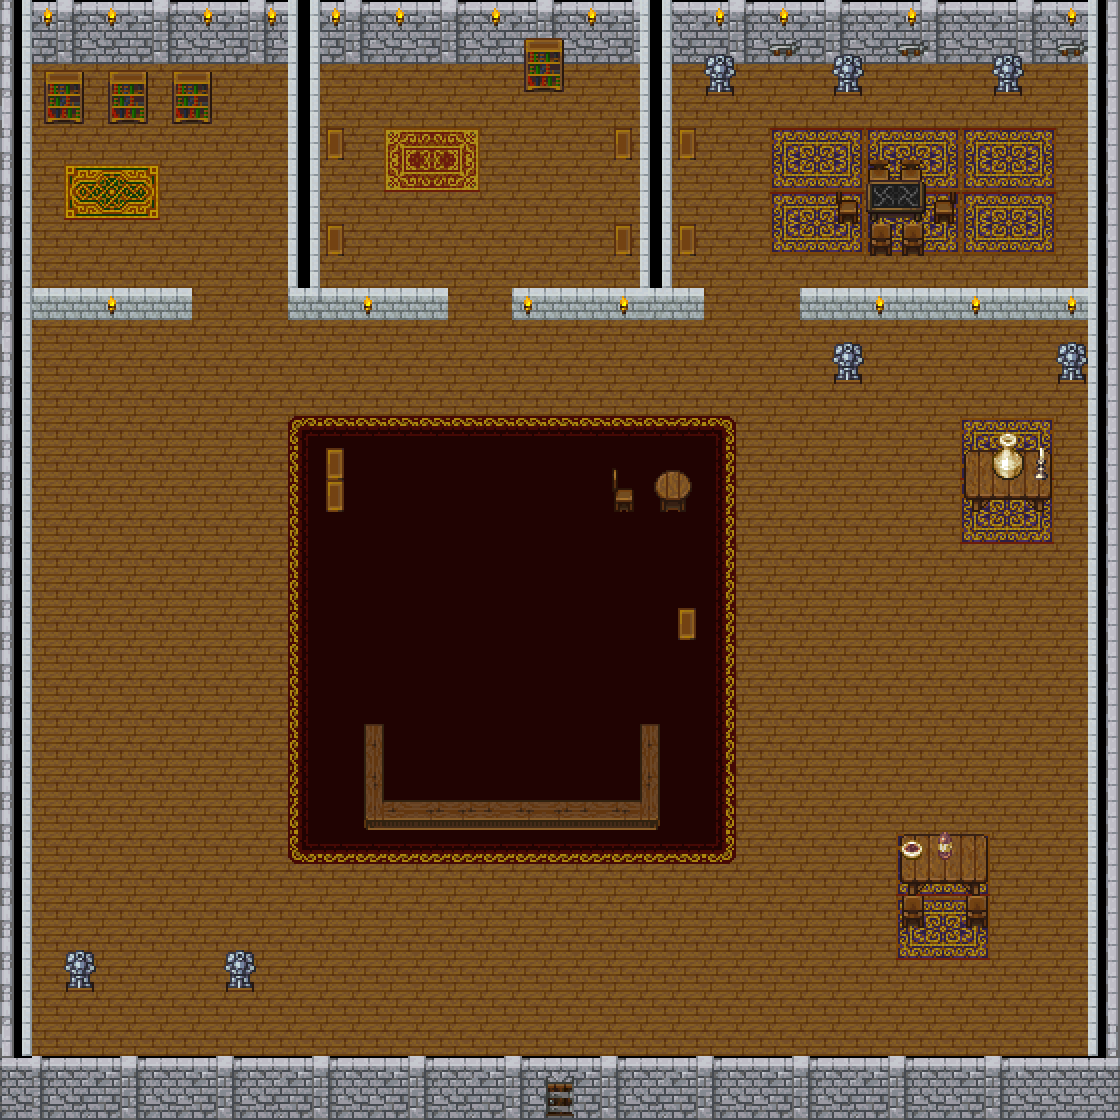

A 2D game scene composited from a Tiled map and its tileset images. What follows is a short description and the map's XML, with each tile layer's data collapsed to a summary:
An orthogonal 35x35 tile map with 32x32 px tiles, 4 tile layers (Слой тайлов 1, walls, Слой тайлов 3, Слой тайлов 5) and 57 objects (45x block, 4x enemy, player, npc).

<map version="1.5" tiledversion="1.7.2" orientation="orthogonal" renderorder="right-down" width="35" height="35" tilewidth="32" tileheight="32" infinite="0" nextlayerid="9" nextobjectid="68">
 <tileset firstgid="1" source="tile_set.tsx" />
 <layer id="1" name="Слой тайлов 1" width="35" height="35">
  <data>[1225 cells, 1225 non-empty, 39 distinct tile ids]</data>
 </layer>
 <objectgroup id="8" name="Слой объектов 1">
  <object id="2" name="block" x="0" y="0" width="32" height="1120" />
  <object id="5" name="block" x="32" y="1056" width="1088" height="64" />
  <object id="6" name="block" x="1088" y="0" width="32" height="1056" />
  <object id="7" name="block" x="32" y="0" width="1056" height="64" />
  <object id="8" name="block" x="640" y="0" width="32" height="288" />
  <object id="9" name="block" x="288" y="0" width="32" height="288" />
  <object id="10" name="block" x="32" y="288" width="160" height="32" />
  <object id="11" name="block" x="288" y="288" width="160" height="32" />
  <object id="12" name="block" x="512" y="288" width="192" height="32" />
  <object id="13" name="block" x="800" y="288" width="288" height="32" />
  <object id="17" x="416" y="160" />
  <object id="18" x="416" y="160" />
  <object id="19" x="416" y="160" />
  <object id="20" name="player" type="player" x="448" y="160">
   <point />
  </object>
  <object id="21" name="enemy" x="352" y="640">
   <point />
  </object>
  <object id="22" name="npc" x="798.667" y="518.667">
   <point />
  </object>
  <object id="25" x="639.333" y="723.333" width="22.6667" height="109.333" />
  <object id="26" x="363.333" y="802.667" width="274.667" height="26" />
  <object id="27" x="361.333" y="724.667" width="19.3333" height="76" />
  <object id="29" name="block" x="360" y="722" width="24" height="109.333" />
  <object id="30" name="block" x="384" y="800.667" width="272.667" height="26" />
  <object id="31" name="block" x="639.333" y="725.333" width="20" height="72.6667" />
  <object id="32" name="block" x="901.5" y="836.25" width="84.75" height="58.75" />
  <object id="33" name="block" x="901.25" y="895.5" width="22.75" height="33" />
  <object id="34" name="block" x="965.75" y="895.5" width="22.5" height="32.5" />
  <object id="35" name="block" x="523.818" y="38.9091" width="40.3636" height="52" />
  <object id="36" name="block" x="613.25" y="127.5" width="18.5" height="33.25" />
  <object id="37" name="block" x="614.5" y="224.75" width="17.25" height="31.5" />
  <object id="38" name="block" x="678.25" y="128.25" width="18" height="31.25" />
  <object id="39" name="block" x="677.75" y="224.5" width="18.25" height="31.25" />
  <object id="40" name="block" x="43.5" y="70" width="40.5" height="54.25" />
  <object id="41" name="block" x="107.5" y="70.25" width="40.5" height="53.75" />
  <object id="42" name="block" x="172" y="72" width="39.75" height="52" />
  <object id="43" name="block" x="64" y="952" width="29.6667" height="39.6667" />
  <object id="44" name="block" x="225" y="952.333" width="30" height="40.3333" />
  <object id="45" name="block" x="963" y="449.75" width="86.5" height="62.25" />
  <object id="46" name="block" x="835.25" y="190.25" width="24" height="33.25" />
  <object id="47" name="block" x="933.75" y="189.25" width="22.75" height="32.25" />
  <object id="48" name="block" x="869" y="158.75" width="20.5" height="22.25" />
  <object id="49" name="block" x="899.5" y="160.25" width="22.25" height="20.5" />
  <object id="50" name="block" x="870.5" y="223.5" width="21" height="32.25" />
  <object id="51" name="block" x="901.5" y="224" width="23.5" height="31.5" />
  <object id="52" name="block" x="866.25" y="181.75" width="57.5" height="39.5" />
  <object id="54" name="block" x="654.25" y="470.5" width="35" height="41.5" />
  <object id="55" name="block" x="676.75" y="608" width="19.25" height="33" />
  <object id="56" name="block" x="612" y="468.25" width="22.75" height="43.75" />
  <object id="57" name="block" x="324.875" y="447.875" width="18.75" height="65.625" />
  <object id="58" name="block" x="325.636" y="224" width="17.6364" height="31.4545" />
  <object id="59" name="block" x="326.545" y="128.727" width="17.2727" height="30.9091" />
  <object id="60" name="enemy" x="527" y="956">
   <point />
  </object>
  <object id="61" name="enemy" x="105" y="428">
   <point />
  </object>
  <object id="62" name="enemy" x="111" y="798">
   <point />
  </object>
  <object id="63" name="block" x="831.875" y="341.75" width="31.875" height="41.875" />
  <object id="64" name="block" x="1056" y="342" width="32.0625" height="41.8125" />
  <object id="65" name="block" x="991.875" y="53.875" width="32.375" height="42.125" />
  <object id="66" name="block" x="831.909" y="54" width="31.9091" height="41.8182" />
  <object id="67" name="block" x="704.091" y="54.0909" width="31.8182" height="41.8182" />
 </objectgroup>
 <layer id="2" name="walls" width="35" height="35">
  <data>[1225 cells, 416 non-empty, 51 distinct tile ids]</data>
 </layer>
 <layer id="4" name="Слой тайлов 3" width="35" height="35">
  <data>[1225 cells, 36 non-empty, 21 distinct tile ids]</data>
 </layer>
 <layer id="6" name="Слой тайлов 5" width="35" height="35">
  <data>[1225 cells, 37 non-empty, 21 distinct tile ids]</data>
 </layer>
</map>
